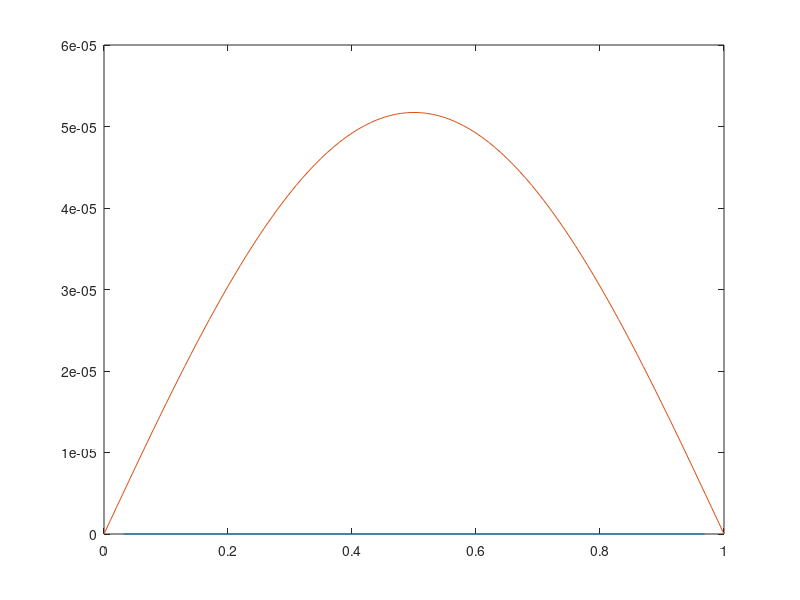

Here is the MATLAB script that generated this plot:
N=32;
h=1/N;
x=0+h:h:1;

r=1/6

yVec=zeros(N-1,1);
yNewVec=zeros(N-1,1);

for i=1:length(x)-1
    yVec(i)=sin(pi*x(i));
end

for n= 0:r*h^2:1
   
 yNewVec(1)=yVec(1)+r*(yVec(2)-2*yVec(1));
 for i=2:N-2
   yNewVec(i)+r*(yVec(i+1)-2*yVec(i)+yVec(i-1));
 end
 yNewVec(N-1)=yVec(N-1)+r*(-2*yVec(N-1)+yVec(N-2));
 yVec=yNewVec;
end

X=0:0.01:1;
Y=exp(-pi^2).*sin(pi*X);

plot(x(1:31),yVec(:,length(n)),X,Y);

